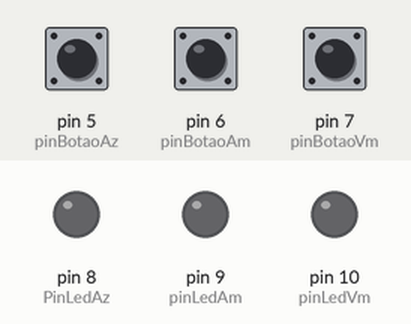
The sketch below on a simulated Arduino Uno, built with avr-gcc and run on an emulated ATmega328P. Parts: output pins drawn as LEDs (lit = HIGH). Dashed ring = blinking. The test bench sets the inputs (shaded band); at power-on: pin 6 (pinBotaoAm) HIGH, pin 5 (pinBotaoAz) HIGH, pin 7 (pinBotaoVm) HIGH.

Above: at 1.2 s.
1.3 s: pin 6 (pinBotaoAm) pulled LOW for 0.15 s
At 1.4 s:
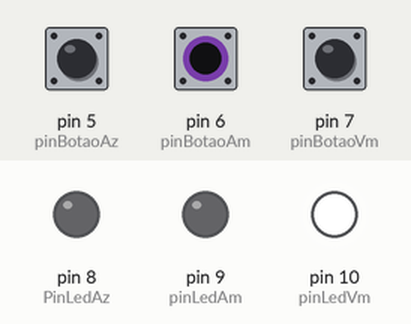
3.4 s: pin 5 (pinBotaoAz) pulled LOW for 1 s
At 3.7 s:
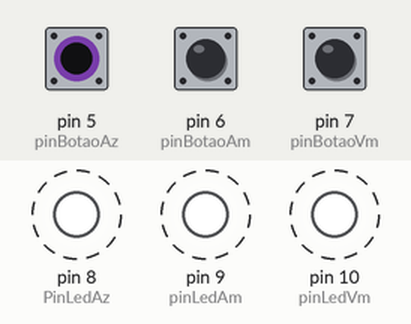
6.4 s: pin 7 (pinBotaoVm) pulled LOW for 1 s
At 6.7 s:
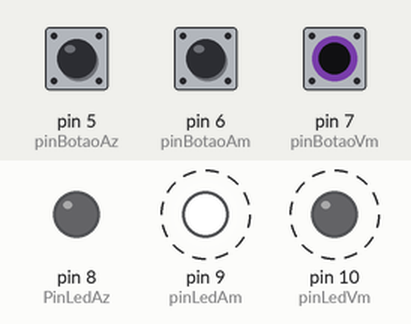
9.4 s: pin 7 (pinBotaoVm) pulled LOW for 3.2 s
At 13.3 s:
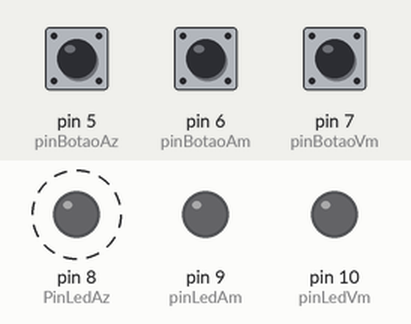
14.1 s: pin 5 (pinBotaoAz) pulled LOW for 3.2 s
At 17.7 s:
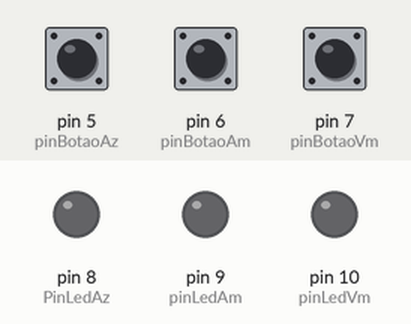
Timing chart, 0 to 19.2 s (numbered marks = the images above; inputs shaded):
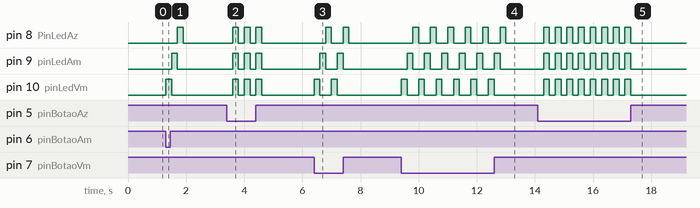

The sketch:

sketch.ino
```cpp
/*
  Curso de Arduino .NET - Flávio Guimarães
  CANAL: Brincando com Ideias - https://www.youtube.com/c/BrincandocomIdeias
  SITE: https://www.brincandocomideias.com/
  Autor:  Argênio Silveira
  Link:   https://wokwi.com/arduino/projects/313692398154678850
  MODULO: 3 - Módulo 3 - Programação Intermediária (13 aulas)
  SKETCH: 07 - Aula 17 - Operadores Lógicos e Comandos SWITCH, CASE e DEFAULT - Exercicio Aula 16
*/
#define pinLedVm 10
#define pinLedAm 9
#define PinLedAz 8

#define pinBotaoVm 7
#define pinBotaoAm 6
#define pinBotaoAz 5

void setup() {
  // put your setup code here, to run once:
  pinMode(pinLedVm, OUTPUT);
  pinMode(pinLedAm, OUTPUT);
  pinMode(PinLedAz, OUTPUT);

  pinMode(pinBotaoVm, INPUT_PULLUP);
  pinMode(pinBotaoAm, INPUT_PULLUP);
  pinMode(pinBotaoAz, INPUT_PULLUP);

}

void loop() {

  bool estadoBotaoVm = digitalRead(pinBotaoVm);
  bool estadoBotaoAm = digitalRead(pinBotaoAm);
  bool estadoBotaoAz = digitalRead(pinBotaoAz);

  // Controle do estado dos Botões
  byte estadoLed;
  if (!estadoBotaoVm ||!estadoBotaoAm ) {
    if (!estadoBotaoVm && !estadoBotaoAm ) {
      estadoLed = 4;
    }else {
      estadoLed = 1;
    }
  }
  if (!estadoBotaoAz) estadoLed = 2;
  if ((estadoBotaoVm && estadoBotaoAm) && estadoBotaoAz) estadoLed = 4;

  if(estadoLed == 1){
    // Efeito 01
    digitalWrite(pinLedVm, HIGH);
    digitalWrite(pinLedAm, LOW);
    digitalWrite(PinLedAz, LOW);
    delay(200);
    digitalWrite(pinLedVm, LOW);
    digitalWrite(pinLedAm, HIGH);
    digitalWrite(PinLedAz, LOW);
    delay(200);
    digitalWrite(pinLedVm, LOW);
    digitalWrite(pinLedAm, LOW);
    digitalWrite(PinLedAz, HIGH);
    delay(200);
  } else if(estadoLed == 2){
    // Efeito 02
    digitalWrite(pinLedVm, LOW);
    digitalWrite(pinLedAm, LOW);
    digitalWrite(PinLedAz, LOW);
    delay(200);
    digitalWrite(pinLedVm, HIGH);
    digitalWrite(pinLedAm, HIGH);
    digitalWrite(PinLedAz, HIGH);
    delay(200);
    digitalWrite(pinLedVm, LOW);
    digitalWrite(pinLedAm, LOW);
    digitalWrite(PinLedAz, LOW);
  } else if(estadoLed == 3){
    // Efeito 03
    digitalWrite(pinLedVm, HIGH);
    digitalWrite(pinLedAm, HIGH);
    digitalWrite(PinLedAz, HIGH);
  } else {
    // Efeito 04
    digitalWrite(pinLedVm, LOW);
    digitalWrite(pinLedAm, LOW);
    digitalWrite(PinLedAz, LOW);
  }
}
```

Measured:
- after the input at 1.3 s, pin 8 (PinLedAz): LOW → HIGH after 0.40 s, → LOW 0.20 s later; pin 9 (pinLedAm): LOW → HIGH after 0.20 s, → LOW 0.20 s later; pin 10 (pinLedVm): LOW → HIGH at once, → LOW 0.20 s later
- after the input at 3.4 s, pin 8 (PinLedAz), pin 9 (pinLedAm), pin 10 (pinLedVm): alternates HIGH for 0.20 s and LOW for 0.20 s, 6 changes in all, then stays LOW, starting after 0.20 s
- after the input at 6.4 s, pin 8 (PinLedAz): alternates HIGH for 0.20 s and LOW for 0.40 s, 4 changes in all, then stays LOW, starting after 0.40 s; pin 9 (pinLedAm): alternates HIGH for 0.20 s and LOW for 0.40 s, 4 changes in all, then stays LOW, starting after 0.20 s
- after the input at 9.4 s, pin 8 (PinLedAz): alternates HIGH for 0.20 s and LOW for 0.40 s, 12 changes in all, then stays LOW, starting after 0.40 s; pin 9 (pinLedAm): alternates HIGH for 0.20 s and LOW for 0.40 s, 12 changes in all, then stays LOW, starting after 0.20 s
- after the input at 14.1 s, pin 8 (PinLedAz), pin 9 (pinLedAm), pin 10 (pinLedVm): alternates HIGH for 0.20 s and LOW for 0.20 s, 16 changes in all, then stays LOW, starting after 0.20 s
